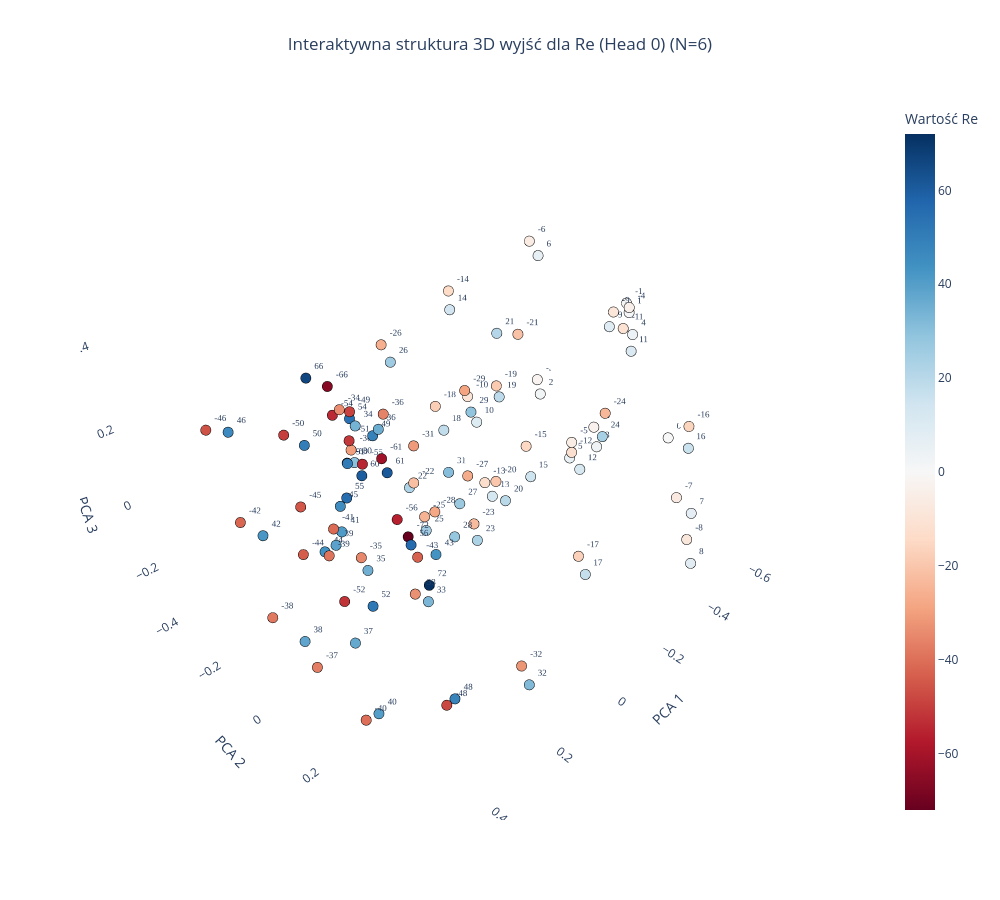
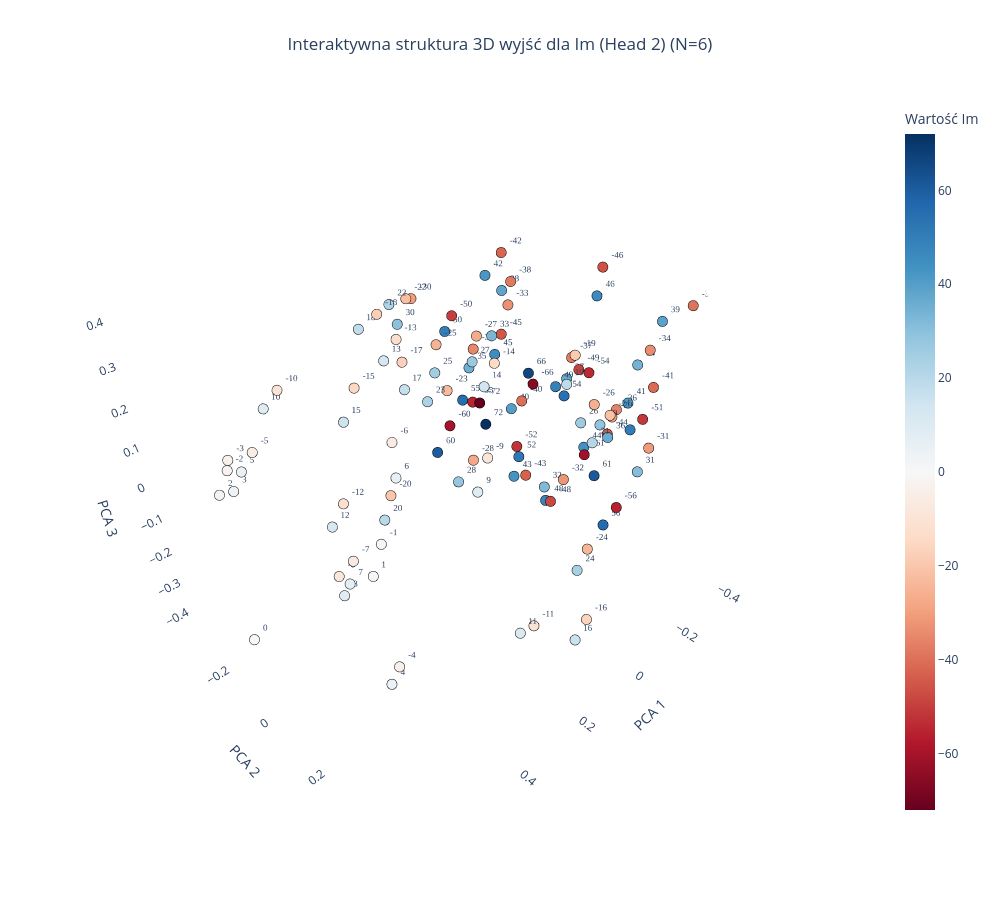

The notebook cell these images were saved under, in order:
### Code cell
plot_output_head_plotly_3d(model, N=N, head_idx=0)

plot_output_head_plotly_3d(model, N=N, head_idx=2)

### Figure 1 — Plotly figure (JSON) as saved in the notebook; plotly's stock layout.template omitted (floating-point values rounded to 4 significant figures)
{"data": [{"hoverinfo": "text", "hovertext": ["Token ID: 0<br>Wartość algebraiczna: -72", "Token ID: 6<br>Wartość algebraiczna: -66", "Token ID: 11<br>Wartość algebraiczna: -61", "Token ID: 12<br>Wartość algebraiczna: -60", "Token ID: 16<br>Wartość algebraiczna: -56", "Token ID: 17<br>Wartość algebraiczna: -55", "Token ID: 18<br>Wartość algebraiczna: -54", "Token ID: 20<br>Wartość algebraiczna: -52", "Token ID: 21<br>Wartość algebraiczna: -51", "Token ID: 22<br>Wartość algebraiczna: -50", "Token ID: 23<br>Wartość algebraiczna: -49", "Token ID: 24<br>Wartość algebraiczna: -48", "Token ID: 26<br>Wartość algebraiczna: -46", "Token ID: 27<br>Wartość algebraiczna: -45", "Token ID: 28<br>Wartość algebraiczna: -44", "Token ID: 29<br>Wartość algebraiczna: -43", "Token ID: 30<br>Wartość algebraiczna: -42", "Token ID: 31<br>Wartość algebraiczna: -41", "Token ID: 32<br>Wartość algebraiczna: -40", "Token ID: 33<br>Wartość algebraiczna: -39", "Token ID: 34<br>Wartość algebraiczna: -38", "Token ID: 35<br>Wartość algebraiczna: -37", "Token ID: 36<br>Wartość algebraiczna: -36", "Token ID: 37<br>Wartość algebraiczna: -35", "Token ID: 38<br>Wartość algebraiczna: -34", "Token ID: 39<br>Wartość algebraiczna: -33", "Token ID: 40<br>Wartość algebraiczna: -32", "Token ID: 41<br>Wartość algebraiczna: -31", "Token ID: 42<br>Wartość algebraiczna: -30", "Token ID: 43<br>Wartość algebraiczna: -29", "Token ID: 44<br>Wartość algebraiczna: -28", "Token ID: 45<br>Wartość algebraiczna: -27", "Token ID: 46<br>Wartość algebraiczna: -26", "Token ID: 47<br>Wartość algebraiczna: -25", "Token ID: 48<br>Wartość algebraiczna: -24", "Token ID: 49<br>Wartość algebraiczna: -23", "Token ID: 50<br>Wartość algebraiczna: -22", "Token ID: 51<br>Wartość algebraiczna: -21", "Token ID: 52<br>Wartość algebraiczna: -20", "Token ID: 53<br>Wartość algebraiczna: -19", "Token ID: 54<br>Wartość algebraiczna: -18", "Token ID: 55<br>Wartość algebraiczna: -17", "Token ID: 56<br>Wartość algebraiczna: -16", "Token ID: 57<br>Wartość algebraiczna: -15", "Token ID: 58<br>Wartość algebraiczna: -14", "Token ID: 59<br>Wartość algebraiczna: -13", "Token ID: 60<br>Wartość algebraiczna: -12", "Token ID: 61<br>Wartość algebraiczna: -11", "Token ID: 62<br>Wartość algebraiczna: -10", "Token ID: 63<br>Wartość algebraiczna: -9", "Token ID: 64<br>Wartość algebraiczna: -8", "Token ID: 65<br>Wartość algebraiczna: -7", "Token ID: 66<br>Wartość algebraiczna: -6", "Token ID: 67<br>Wartość algebraiczna: -5", "Token ID: 68<br>Wartość algebraiczna: -4", "Token ID: 69<br>Wartość algebraiczna: -3", "Token ID: 70<br>Wartość algebraiczna: -2", "Token ID: 71<br>Wartość algebraiczna: -1", "Token ID: 72<br>Wartość algebraiczna: 0", "Token ID: 73<br>Wartość algebraiczna: 1", "Token ID: 74<br>Wartość algebraiczna: 2", "Token ID: 75<br>Wartość algebraiczna: 3", "Token ID: 76<br>Wartość algebraiczna: 4", "Token ID: 77<br>Wartość algebraiczna: 5", "Token ID: 78<br>Wartość algebraiczna: 6", "Token ID: 79<br>Wartość algebraiczna: 7", "Token ID: 80<br>Wartość algebraiczna: 8", "Token ID: 81<br>Wartość algebraiczna: 9", "Token ID: 82<br>Wartość algebraiczna: 10", "Token ID: 83<br>Wartość algebraiczna: 11", "Token ID: 84<br>Wartość algebraiczna: 12", "Token ID: 85<br>Wartość algebraiczna: 13", "Token ID: 86<br>Wartość algebraiczna: 14", "Token ID: 87<br>Wartość algebraiczna: 15", "Token ID: 88<br>Wartość algebraiczna: 16", "Token ID: 89<br>Wartość algebraiczna: 17", "Token ID: 90<br>Wartość algebraiczna: 18", "Token ID: 91<br>Wartość algebraiczna: 19", "Token ID: 92<br>Wartość algebraiczna: 20", "Token ID: 93<br>Wartość algebraiczna: 21", "Token ID: 94<br>Wartość algebraiczna: 22", "Token ID: 95<br>Wartość algebraiczna: 23", "Token ID: 96<br>Wartość algebraiczna: 24", "Token ID: 97<br>Wartość algebraiczna: 25", "Token ID: 98<br>Wartość algebraiczna: 26", "Token ID: 99<br>Wartość algebraiczna: 27", "Token ID: 100<br>Wartość algebraiczna: 28", "Token ID: 101<br>Wartość algebraiczna: 29", "Token ID: 102<br>Wartość algebraiczna: 30", "Token ID: 103<br>Wartość algebraiczna: 31", "Token ID: 104<br>Wartość algebraiczna: 32", "Token ID: 105<br>Wartość algebraiczna: 33", "Token ID: 106<br>Wartość algebraiczna: 34", "Token ID: 107<br>Wartość algebraiczna: 35", "Token ID: 108<br>Wartość algebraiczna: 36", "Token ID: 109<br>Wartość algebraiczna: 37", "Token ID: 110<br>Wartość algebraiczna: 38", "Token ID: 111<br>Wartość algebraiczna: 39", "Token ID: 112<br>Wartość algebraiczna: 40", "Token ID: 113<br>Wartość algebraiczna: 41", "Token ID: 114<br>Wartość algebraiczna: 42", "Token ID: 115<br>Wartość algebraiczna: 43", "Token ID: 116<br>Wartość algebraiczna: 44", "Token ID: 117<br>Wartość algebraiczna: 45", "Token ID: 118<br>Wartość algebraiczna: 46", "Token ID: 120<br>Wartość algebraiczna: 48", "Token ID: 121<br>Wartość algebraiczna: 49", "Token ID: 122<br>Wartość algebraiczna: 50", "Token ID: 123<br>Wartość algebraiczna: 51", "Token ID: 124<br>Wartość algebraiczna: 52", "Token ID: 126<br>Wartość algebraiczna: 54", "Token ID: 127<br>Wartość algebraiczna: 55", "Token ID: 128<br>Wartość algebraiczna: 56", "Token ID: 132<br>Wartość algebraiczna: 60", "Token ID: 133<br>Wartość algebraiczna: 61", "Token ID: 138<br>Wartość algebraiczna: 66", "Token ID: 144<br>Wartość algebraiczna: 72"], "marker": {"color": [-72, -66, -61, -60, -56, -55, -54, -52, -51, -50, -49, -48, -46, -45, -44, -43, -42, -41, -40, -39, -38, -37, -36, -35, -34, -33, -32, -31, -30, -29, -28, -27, -26, -25, -24, -23, -22, -21, -20, -19, -18, -17, -16, -15, -14, -13, -12, -11, -10, -9, -8, -7, -6, -5, -4, -3, -2, -1, 0, 1, 2, 3, 4, 5, 6, 7, 8, 9, 10, 11, 12, 13, 14, 15, 16, 17, 18, 19, 20, 21, 22, 23, 24, 25, 26, 27, 28, 29, 30, 31, 32, 33, 34, 35, 36, 37, 38, 39, 40, 41, 42, 43, 44, 45, 46, 48, 49, 50, 51, 52, 54, 55, 56, 60, 61, 66, 72], "colorbar": {"title": {"text": "Wartość Re"}}, "colorscale": [[0, "rgb(103,0,31)"], [0.1, "rgb(178,24,43)"], [0.2, "rgb(214,96,77)"], [0.3, "rgb(244,165,130)"], [0.4, "rgb(253,219,199)"], [0.5, "rgb(247,247,247)"], [0.6, "rgb(209,229,240)"], [0.7, "rgb(146,197,222)"], [0.8, "rgb(67,147,195)"], [0.9, "rgb(33,102,172)"], [1, "rgb(5,48,97)"]], "line": {"color": "Black", "width": 1}, "showscale": true, "size": 6}, "mode": "markers+text", "text": ["-72", "-66", "-61", "-60", "-56", "-55", "-54", "-52", "-51", "-50", "-49", "-48", "-46", "-45", "-44", "-43", "-42", "-41", "-40", "-39", "-38", "-37", "-36", "-35", "-34", "-33", "-32", "-31", "-30", "-29", "-28", "-27", "-26", "-25", "-24", "-23", "-22", "-21", "-20", "-19", "-18", "-17", "-16", "-15", "-14", "-13", "-12", "-11", "-10", "-9", "-8", "-7", "-6", "-5", "-4", "-3", "-2", "-1", "0", "1", "2", "3", "4", "5", "6", "7", "8", "9", "10", "11", "12", "13", "14", "15", "16", "17", "18", "19", "20", "21", "22", "23", "24", "25", "26", "27", "28", "29", "30", "31", "32", "33", "34", "35", "36", "37", "38", "39", "40", "41", "42", "43", "44", "45", "46", "48", "49", "50", "51", "52", "54", "55", "56", "60", "61", "66", "72"], "textfont": {"family": "Arial Black", "size": 9}, "textposition": "top right", "type": "scatter3d", "x": [0.162, 0.1514, 0.257, 0.1763, 0.2663, 0.1491, 0.2237, 0.3506, 0.3385, 0.2126, 0.243, 0.3925, 0.4351, 0.3403, 0.4337, 0.2065, 0.4208, 0.4361, 0.4786, 0.5261, 0.4469, 0.4939, 0.2225, 0.2251, 0.2207, 0.2656, 0.192, 0.2185, 0.05081, 0.04435, 0.01419, 0.003311, -0.004929, -0.001807, -0.12, -0.09122, -0.1356, -0.06554, -0.1779, -0.1063, -0.2719, -0.235, -0.2689, -0.2704, -0.3405, -0.2395, -0.3749, -0.3511, -0.4338, -0.3884, -0.4784, -0.4551, -0.5046, -0.499, -0.5573, -0.5549, -0.6291, -0.5808, -0.6331, -0.5675, -0.6133, -0.5466, -0.5457, -0.4831, -0.5003, -0.4712, -0.4798, -0.3829, -0.4119, -0.3319, -0.3734, -0.2284, -0.3085, -0.2574, -0.2509, -0.2223, -0.2598, -0.1231, -0.1804, -0.06363, -0.1257, -0.07287, -0.08472, 0.0003679, -0.002466, 0.003789, 0.002727, 0.04889, 0.05315, 0.1924, 0.1965, 0.2458, 0.2063, 0.2303, 0.2343, 0.3873, 0.4185, 0.4843, 0.439, 0.4072, 0.3888, 0.1562, 0.3891, 0.2576, 0.4006, 0.3689, 0.2014, 0.1852, 0.3603, 0.3088, 0.1997, 0.2025, 0.2927, 0.1721, 0.2401, 0.1817, 0.2024], "y": [0.01145, -0.2667, 0.05895, -0.1832, 0.1079, -0.1602, -0.1512, 0.002176, 0.06806, -0.3926, -0.05689, 0.3859, -0.3355, -0.1446, -0.003317, 0.09574, -0.2898, 0.1271, 0.226, 0.2432, -0.1671, 0.08699, 0.03054, -0.09533, -0.1264, 0.1523, 0.4038, 0.1168, -0.3423, 0.08518, -0.05944, 0.04939, -0.2533, -0.1189, 0.3334, -0.02643, -0.3174, 0.1328, -0.03202, 0.03363, -0.3664, 0.2124, 0.4467, -0.01281, -0.3744, -0.1334, 0.05725, 0.1963, -0.3997, 0.1386, 0.3785, 0.3416, -0.234, -0.04107, 0.06531, -0.00898, -0.2922, 0.03967, 0.1877, 0.05976, -0.2642, 0.01302, 0.09245, -0.03177, -0.1979, 0.3816, 0.4011, 0.1348, -0.3387, 0.2375, 0.08983, -0.09319, -0.3363, 0.01884, 0.4638, 0.2485, -0.3196, 0.02704, 0.001333, 0.07373, -0.3254, 0.004611, 0.3571, -0.1126, -0.2191, 0.02136, -0.0005714, 0.1084, -0.3294, 0.19, 0.4315, 0.172, -0.09372, -0.06578, 0.02559, 0.08153, -0.08404, 0.2037, 0.2179, 0.1104, -0.2531, 0.101, 0.01021, -0.1105, -0.3017, 0.3847, -0.03966, -0.3478, 0.08603, 0.05154, -0.1217, -0.1625, 0.1812, -0.1348, 0.05179, -0.3059, 0.1266], "z": [-0.1005, 0.1856, 0.194, 0.02019, 0.06725, 0.01499, 0.1901, -0.185, 0.2813, 0.01871, 0.2496, -0.174, 0.1633, 0.0008579, 0.005117, -0.08273, -0.08201, 0.1528, -0.2866, 0.214, -0.2892, -0.2221, 0.2736, -0.1928, 0.2141, -0.1173, -0.206, 0.235, -0.08079, 0.2774, -0.1497, 0.01344, 0.2417, -0.2087, 0.258, -0.2309, -0.2743, 0.3872, -0.141, 0.2049, -0.09743, -0.2838, 0.2089, -0.06475, 0.2351, -0.2309, -0.1012, 0.3216, -0.1477, 0.3305, -0.2736, -0.1417, 0.3687, -0.1755, 0.2608, -0.1345, -0.1247, 0.2568, -0.1152, 0.2416, -0.1574, -0.1876, 0.1987, -0.2172, 0.3403, -0.1796, -0.344, 0.2933, -0.2025, 0.2863, -0.1394, -0.2508, 0.2034, -0.1403, 0.1697, -0.3155, -0.152, 0.1655, -0.1878, 0.3688, -0.2901, -0.2574, 0.2276, -0.2502, 0.2088, -0.08462, -0.2032, 0.236, -0.1138, 0.1936, -0.2391, -0.1403, 0.1803, -0.2119, 0.2398, -0.2325, -0.3296, 0.1882, -0.3082, 0.1188, -0.1197, -0.103, -0.006639, -0.02449, 0.1575, -0.1762, 0.1778, -0.003865, 0.2474, -0.1947, 0.1837, -0.05888, 0.05812, 0.005989, 0.1459, 0.2045, -0.1506]}], "layout": {"height": 900, "scene": {"xaxis": {"backgroundcolor": "white", "gridcolor": "rgba(200,200,200,0.2)", "title": {"text": "PCA 1"}}, "yaxis": {"backgroundcolor": "white", "gridcolor": "rgba(200,200,200,0.2)", "title": {"text": "PCA 2"}}, "zaxis": {"backgroundcolor": "white", "gridcolor": "rgba(200,200,200,0.2)", "title": {"text": "PCA 3"}}}, "showlegend": false, "title": {"text": "Interaktywna struktura 3D wyjść dla Re (Head 0) (N=6)", "x": 0.5, "xanchor": "center"}, "width": 1000}}

### Figure 2 — Plotly figure (JSON) as saved in the notebook; plotly's stock layout.template omitted (floating-point values rounded to 4 significant figures)
{"data": [{"hoverinfo": "text", "hovertext": ["Token ID: 0<br>Wartość algebraiczna: -72", "Token ID: 6<br>Wartość algebraiczna: -66", "Token ID: 11<br>Wartość algebraiczna: -61", "Token ID: 12<br>Wartość algebraiczna: -60", "Token ID: 16<br>Wartość algebraiczna: -56", "Token ID: 17<br>Wartość algebraiczna: -55", "Token ID: 18<br>Wartość algebraiczna: -54", "Token ID: 20<br>Wartość algebraiczna: -52", "Token ID: 21<br>Wartość algebraiczna: -51", "Token ID: 22<br>Wartość algebraiczna: -50", "Token ID: 23<br>Wartość algebraiczna: -49", "Token ID: 24<br>Wartość algebraiczna: -48", "Token ID: 26<br>Wartość algebraiczna: -46", "Token ID: 27<br>Wartość algebraiczna: -45", "Token ID: 28<br>Wartość algebraiczna: -44", "Token ID: 29<br>Wartość algebraiczna: -43", "Token ID: 30<br>Wartość algebraiczna: -42", "Token ID: 31<br>Wartość algebraiczna: -41", "Token ID: 32<br>Wartość algebraiczna: -40", "Token ID: 33<br>Wartość algebraiczna: -39", "Token ID: 34<br>Wartość algebraiczna: -38", "Token ID: 35<br>Wartość algebraiczna: -37", "Token ID: 36<br>Wartość algebraiczna: -36", "Token ID: 37<br>Wartość algebraiczna: -35", "Token ID: 38<br>Wartość algebraiczna: -34", "Token ID: 39<br>Wartość algebraiczna: -33", "Token ID: 40<br>Wartość algebraiczna: -32", "Token ID: 41<br>Wartość algebraiczna: -31", "Token ID: 42<br>Wartość algebraiczna: -30", "Token ID: 43<br>Wartość algebraiczna: -29", "Token ID: 44<br>Wartość algebraiczna: -28", "Token ID: 45<br>Wartość algebraiczna: -27", "Token ID: 46<br>Wartość algebraiczna: -26", "Token ID: 47<br>Wartość algebraiczna: -25", "Token ID: 48<br>Wartość algebraiczna: -24", "Token ID: 49<br>Wartość algebraiczna: -23", "Token ID: 50<br>Wartość algebraiczna: -22", "Token ID: 51<br>Wartość algebraiczna: -21", "Token ID: 52<br>Wartość algebraiczna: -20", "Token ID: 53<br>Wartość algebraiczna: -19", "Token ID: 54<br>Wartość algebraiczna: -18", "Token ID: 55<br>Wartość algebraiczna: -17", "Token ID: 56<br>Wartość algebraiczna: -16", "Token ID: 57<br>Wartość algebraiczna: -15", "Token ID: 58<br>Wartość algebraiczna: -14", "Token ID: 59<br>Wartość algebraiczna: -13", "Token ID: 60<br>Wartość algebraiczna: -12", "Token ID: 61<br>Wartość algebraiczna: -11", "Token ID: 62<br>Wartość algebraiczna: -10", "Token ID: 63<br>Wartość algebraiczna: -9", "Token ID: 64<br>Wartość algebraiczna: -8", "Token ID: 65<br>Wartość algebraiczna: -7", "Token ID: 66<br>Wartość algebraiczna: -6", "Token ID: 67<br>Wartość algebraiczna: -5", "Token ID: 68<br>Wartość algebraiczna: -4", "Token ID: 69<br>Wartość algebraiczna: -3", "Token ID: 70<br>Wartość algebraiczna: -2", "Token ID: 71<br>Wartość algebraiczna: -1", "Token ID: 72<br>Wartość algebraiczna: 0", "Token ID: 73<br>Wartość algebraiczna: 1", "Token ID: 74<br>Wartość algebraiczna: 2", "Token ID: 75<br>Wartość algebraiczna: 3", "Token ID: 76<br>Wartość algebraiczna: 4", "Token ID: 77<br>Wartość algebraiczna: 5", "Token ID: 78<br>Wartość algebraiczna: 6", "Token ID: 79<br>Wartość algebraiczna: 7", "Token ID: 80<br>Wartość algebraiczna: 8", "Token ID: 81<br>Wartość algebraiczna: 9", "Token ID: 82<br>Wartość algebraiczna: 10", "Token ID: 83<br>Wartość algebraiczna: 11", "Token ID: 84<br>Wartość algebraiczna: 12", "Token ID: 85<br>Wartość algebraiczna: 13", "Token ID: 86<br>Wartość algebraiczna: 14", "Token ID: 87<br>Wartość algebraiczna: 15", "Token ID: 88<br>Wartość algebraiczna: 16", "Token ID: 89<br>Wartość algebraiczna: 17", "Token ID: 90<br>Wartość algebraiczna: 18", "Token ID: 91<br>Wartość algebraiczna: 19", "Token ID: 92<br>Wartość algebraiczna: 20", "Token ID: 93<br>Wartość algebraiczna: 21", "Token ID: 94<br>Wartość algebraiczna: 22", "Token ID: 95<br>Wartość algebraiczna: 23", "Token ID: 96<br>Wartość algebraiczna: 24", "Token ID: 97<br>Wartość algebraiczna: 25", "Token ID: 98<br>Wartość algebraiczna: 26", "Token ID: 99<br>Wartość algebraiczna: 27", "Token ID: 100<br>Wartość algebraiczna: 28", "Token ID: 101<br>Wartość algebraiczna: 29", "Token ID: 102<br>Wartość algebraiczna: 30", "Token ID: 103<br>Wartość algebraiczna: 31", "Token ID: 104<br>Wartość algebraiczna: 32", "Token ID: 105<br>Wartość algebraiczna: 33", "Token ID: 106<br>Wartość algebraiczna: 34", "Token ID: 107<br>Wartość algebraiczna: 35", "Token ID: 108<br>Wartość algebraiczna: 36", "Token ID: 109<br>Wartość algebraiczna: 37", "Token ID: 110<br>Wartość algebraiczna: 38", "Token ID: 111<br>Wartość algebraiczna: 39", "Token ID: 112<br>Wartość algebraiczna: 40", "Token ID: 113<br>Wartość algebraiczna: 41", "Token ID: 114<br>Wartość algebraiczna: 42", "Token ID: 115<br>Wartość algebraiczna: 43", "Token ID: 116<br>Wartość algebraiczna: 44", "Token ID: 117<br>Wartość algebraiczna: 45", "Token ID: 118<br>Wartość algebraiczna: 46", "Token ID: 120<br>Wartość algebraiczna: 48", "Token ID: 121<br>Wartość algebraiczna: 49", "Token ID: 122<br>Wartość algebraiczna: 50", "Token ID: 123<br>Wartość algebraiczna: 51", "Token ID: 124<br>Wartość algebraiczna: 52", "Token ID: 126<br>Wartość algebraiczna: 54", "Token ID: 127<br>Wartość algebraiczna: 55", "Token ID: 128<br>Wartość algebraiczna: 56", "Token ID: 132<br>Wartość algebraiczna: 60", "Token ID: 133<br>Wartość algebraiczna: 61", "Token ID: 138<br>Wartość algebraiczna: 66", "Token ID: 144<br>Wartość algebraiczna: 72"], "marker": {"color": [-72, -66, -61, -60, -56, -55, -54, -52, -51, -50, -49, -48, -46, -45, -44, -43, -42, -41, -40, -39, -38, -37, -36, -35, -34, -33, -32, -31, -30, -29, -28, -27, -26, -25, -24, -23, -22, -21, -20, -19, -18, -17, -16, -15, -14, -13, -12, -11, -10, -9, -8, -7, -6, -5, -4, -3, -2, -1, 0, 1, 2, 3, 4, 5, 6, 7, 8, 9, 10, 11, 12, 13, 14, 15, 16, 17, 18, 19, 20, 21, 22, 23, 24, 25, 26, 27, 28, 29, 30, 31, 32, 33, 34, 35, 36, 37, 38, 39, 40, 41, 42, 43, 44, 45, 46, 48, 49, 50, 51, 52, 54, 55, 56, 60, 61, 66, 72], "colorbar": {"title": {"text": "Wartość Im"}}, "colorscale": [[0, "rgb(103,0,31)"], [0.1, "rgb(178,24,43)"], [0.2, "rgb(214,96,77)"], [0.3, "rgb(244,165,130)"], [0.4, "rgb(253,219,199)"], [0.5, "rgb(247,247,247)"], [0.6, "rgb(209,229,240)"], [0.7, "rgb(146,197,222)"], [0.8, "rgb(67,147,195)"], [0.9, "rgb(33,102,172)"], [1, "rgb(5,48,97)"]], "line": {"color": "Black", "width": 1}, "showscale": true, "size": 6}, "mode": "markers+text", "text": ["-72", "-66", "-61", "-60", "-56", "-55", "-54", "-52", "-51", "-50", "-49", "-48", "-46", "-45", "-44", "-43", "-42", "-41", "-40", "-39", "-38", "-37", "-36", "-35", "-34", "-33", "-32", "-31", "-30", "-29", "-28", "-27", "-26", "-25", "-24", "-23", "-22", "-21", "-20", "-19", "-18", "-17", "-16", "-15", "-14", "-13", "-12", "-11", "-10", "-9", "-8", "-7", "-6", "-5", "-4", "-3", "-2", "-1", "0", "1", "2", "3", "4", "5", "6", "7", "8", "9", "10", "11", "12", "13", "14", "15", "16", "17", "18", "19", "20", "21", "22", "23", "24", "25", "26", "27", "28", "29", "30", "31", "32", "33", "34", "35", "36", "37", "38", "39", "40", "41", "42", "43", "44", "45", "46", "48", "49", "50", "51", "52", "54", "55", "56", "60", "61", "66", "72"], "textfont": {"family": "Arial Black", "size": 9}, "textposition": "top right", "type": "scatter3d", "x": [-0.07021, -0.08249, -0.2031, -0.04248, -0.2279, -0.1421, -0.1983, -0.2466, -0.3479, -0.1977, -0.178, -0.3265, -0.3241, -0.3236, -0.298, -0.1826, -0.3207, -0.4372, -0.402, -0.4753, -0.3641, -0.3925, -0.2094, -0.2295, -0.2297, -0.2747, -0.2825, -0.2608, -0.04924, -0.1065, -0.01222, -0.06624, -0.0432, -0.05501, 0.0002474, -0.004539, 0.05854, -0.01844, 0.1405, 0.03947, 0.1513, 0.138, 0.1088, 0.2053, 0.2636, 0.1322, 0.3425, 0.3165, 0.3981, 0.2938, 0.3906, 0.3788, 0.471, 0.502, 0.5943, 0.5716, 0.618, 0.5505, 0.6154, 0.5708, 0.6366, 0.591, 0.5927, 0.526, 0.4797, 0.3961, 0.3923, 0.3109, 0.4276, 0.3449, 0.3717, 0.1544, 0.2705, 0.2376, 0.1274, 0.152, 0.1885, 0.05613, 0.1678, 0.01333, 0.0944, 0.04377, 0.03294, -0.04614, -0.02654, -0.05134, 0.02194, -0.08452, -0.0009955, -0.2414, -0.2525, -0.2207, -0.1963, -0.1984, -0.1625, -0.3686, -0.343, -0.4216, -0.3809, -0.3893, -0.2782, -0.1329, -0.2528, -0.2838, -0.3037, -0.3319, -0.172, -0.1761, -0.32, -0.2526, -0.1371, -0.1458, -0.2185, -0.01956, -0.2171, -0.1293, -0.09989], "y": [-0.09361, 0.07369, 0.1522, -0.1783, 0.2508, -0.1926, 0.1492, -0.1202, 0.2199, -0.3294, 0.1337, -0.04981, 0.07019, -0.2613, 0.1503, -0.02619, -0.2635, 0.1835, -0.2459, 0.2407, -0.2673, -0.05921, 0.2316, -0.2787, 0.2916, -0.1924, 0.0279, 0.3029, -0.3215, 0.2923, -0.05873, -0.1012, 0.2867, -0.2375, 0.3357, -0.1447, -0.2123, 0.3484, -0.2196, 0.2889, -0.2083, -0.143, 0.4299, -0.2491, 0.278, -0.167, -0.1463, 0.4489, -0.2775, 0.2919, -0.13, -0.0777, 0.2233, -0.2476, 0.3559, -0.2299, -0.1449, 0.2723, -0.1923, 0.2663, -0.1651, -0.1916, 0.3248, -0.2694, 0.2389, -0.07708, -0.1134, 0.2818, -0.3006, 0.4378, -0.1618, -0.1909, 0.2586, -0.262, 0.4169, -0.1227, -0.2336, 0.2856, -0.2191, 0.3316, -0.2326, -0.1661, 0.3355, -0.2361, 0.2666, -0.1016, -0.08033, 0.2773, -0.3236, 0.2919, -0.0154, -0.1992, 0.2851, -0.2639, 0.2474, -0.05282, -0.2808, 0.1936, -0.2683, 0.1421, -0.2819, -0.02475, 0.1116, -0.2476, 0.07529, -0.07323, 0.07022, -0.3355, 0.2042, -0.1165, 0.1265, -0.2362, 0.2219, -0.2055, 0.1789, 0.01674, -0.1007], "z": [-0.008216, 0.112, -0.1146, -0.1041, -0.2453, -0.07934, 0.1266, -0.2416, -0.04186, 0.1129, 0.137, -0.4454, 0.3344, 0.03626, -0.09634, -0.2613, 0.2776, 0.000686, -0.2107, 0.2401, 0.1805, 0.01304, 0.05356, 0.0179, 0.2293, 0.165, -0.3004, -0.0487, 0.2145, 0.1064, -0.1416, 0.1817, 0.1643, 0.1115, -0.1951, 0.03475, 0.2848, 0.1752, -0.2624, 0.3183, 0.2777, 0.1725, -0.2821, 0.08613, 0.383, 0.221, -0.1371, -0.1363, 0.1488, 0.1919, -0.3321, -0.2554, 0.2801, 0.04218, -0.1108, 0.06435, 0.104, 0.1169, -0.4358, 0.04678, 0.03905, 0.009881, -0.1875, -0.01095, 0.2132, -0.3186, -0.3858, 0.1128, 0.1019, -0.1448, -0.2016, 0.1637, 0.3279, -0.003256, -0.3448, 0.1121, 0.2435, 0.2558, -0.3304, 0.1122, 0.2751, 0.01346, -0.2415, 0.03273, 0.1154, 0.1159, -0.2051, 0.08818, 0.1583, -0.1165, -0.3336, 0.09084, 0.2019, -0.02337, 0.002931, -0.04145, 0.1565, 0.2001, -0.2388, -0.04461, 0.2202, -0.2383, -0.135, -0.007572, 0.268, -0.4577, 0.06596, 0.07095, -0.06828, -0.2782, 0.07825, -0.09338, -0.3154, -0.1927, -0.1746, 0.09988, -0.09]}], "layout": {"height": 900, "scene": {"xaxis": {"backgroundcolor": "white", "gridcolor": "rgba(200,200,200,0.2)", "title": {"text": "PCA 1"}}, "yaxis": {"backgroundcolor": "white", "gridcolor": "rgba(200,200,200,0.2)", "title": {"text": "PCA 2"}}, "zaxis": {"backgroundcolor": "white", "gridcolor": "rgba(200,200,200,0.2)", "title": {"text": "PCA 3"}}}, "showlegend": false, "title": {"text": "Interaktywna struktura 3D wyjść dla Im (Head 2) (N=6)", "x": 0.5, "xanchor": "center"}, "width": 1000}}
